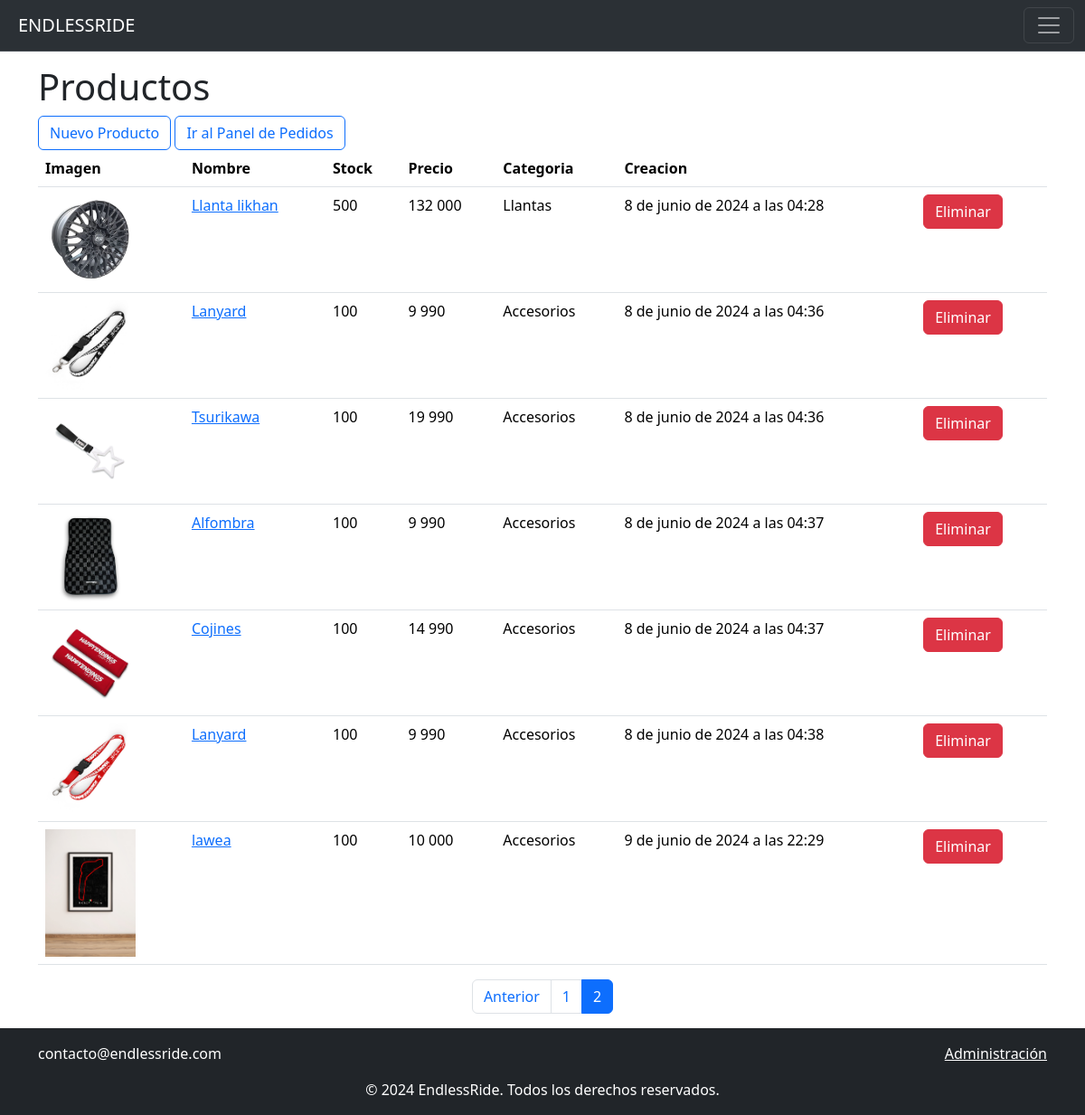
The app's page /shop/?page=2 (signed in), older data.
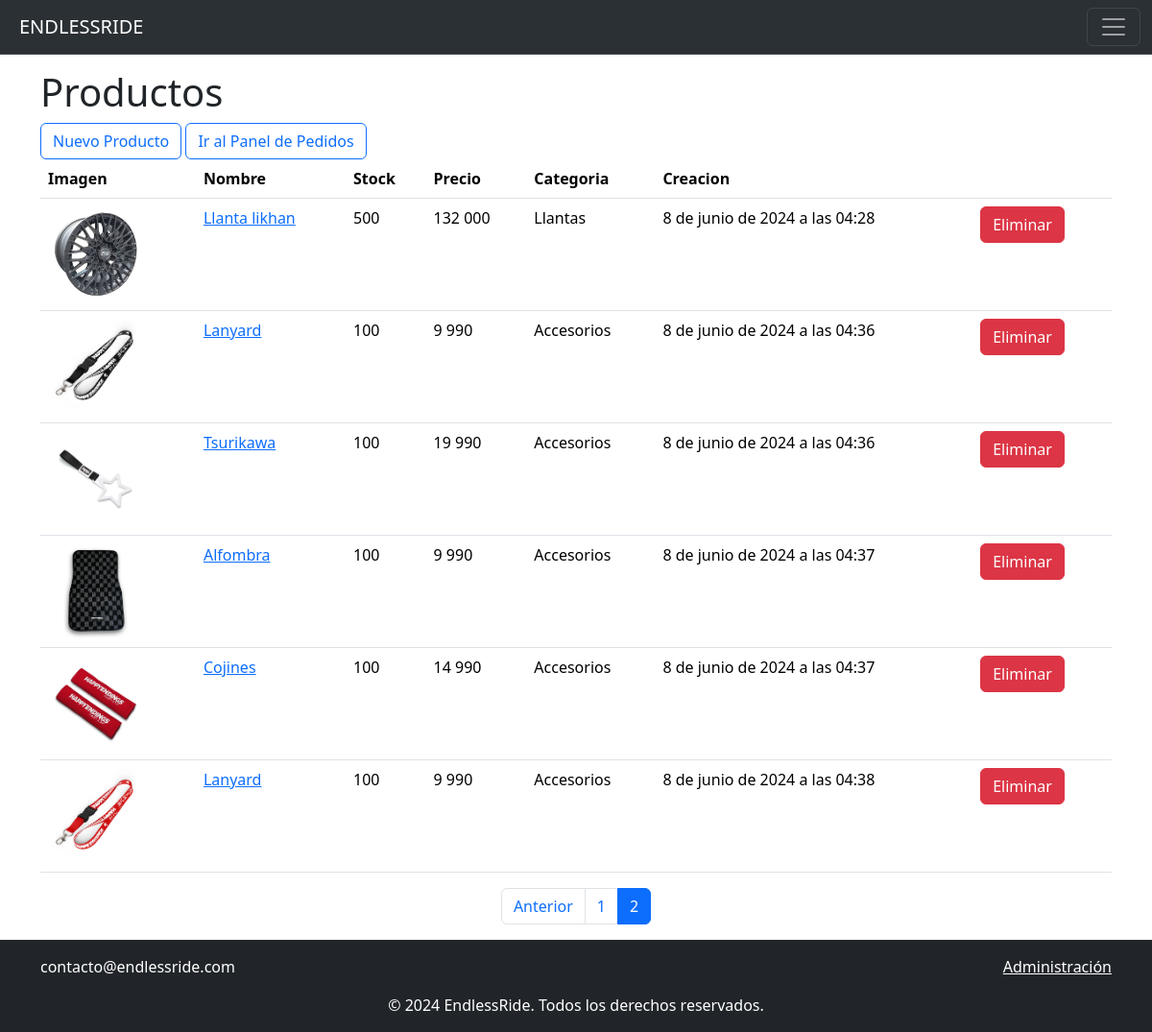
The same page, newer data.
### shop/models.py (models this page shows, shortened)
class Producto (models.Model):
    nombre = models.CharField(max_length=255)
    stock = models.IntegerField()
    precio = models.IntegerField(default=0)
    descripcion = models.TextField(null=True)
    categoria = models.ForeignKey(Categoria, on_delete= models.CASCADE)
    creado_en = models.DateTimeField(default=timezone.now)
    imagen = models.ImageField(upload_to="productos", null=True)

class Categoria(models.Model):
    nombre = models.CharField(max_length=255)
    imagen = models.ImageField(upload_to="categorias", null=True)
    def __str__(self):
        return self.nombre

### shop/views.py (the view)
# urls.py: path('', views.index, name='index'),
@permission_required('shop.view_producto')
def index (request):
    productos = Producto.objects.all()
    page = request.GET.get('page', 1)
    try:
        paginator = Paginator(productos, 10)
        productos = paginator.page(page)
    except:
        raise Http404
    data = {
        'entity': productos,
        'paginator': paginator,
    }
    return render(
        request,
        'index.html',
        context={
            'productos': productos,
            'paginator': paginator}
    )

### shop/context_processor.py (called while the page is built)
def total_carrito(request):
    total = 0.0
    if request.user.is_authenticated:
        if 'carrito' in request.session.keys():
            for key, value in request.session["carrito"].items():
                total += float(value["acumulado"])
    return {"total_carrito": total}

### shop/templates/index.html (shortened to what this page needs)
{% extends 'base.html' %}
{% block content %}
<br>
<h1 class="mt-5">Productos</h1>
<a href="{% url "shop:agregar_producto" %}"class="btn btn-outline-primary">Nuevo Producto</a>
<a href="{% url 'shop:panel_pedidos' %}" class="btn btn-outline-primary">Ir al Panel de Pedidos</a>
<table class="table">
    <thead>
        <tr>
            <th>Imagen</th>
            <th>Nombre</th>
            <th>Stock</th>
            <th>Precio</th>
            <th>Categoria</th>
            <th>Creacion</th>
            <th></th>
        </tr>
    </thead>
    <tbody>
        {% for producto in productos %}
        <tr>
            <td><img src="{{ producto.imagen.url }}" alt="{{ producto.nombre }}" style="max-width: 100px; height: auto;"></td>
            <td><a href="{% url 'shop:modificar_producto' producto.id %}">{{ producto.nombre }}</a></td>
            <td>{{ producto.stock }}</td>
            <td>{{ producto.precio }}</td>
            <td>{{ producto.categoria }}</td>
            <td>{{ producto.creado_en }}</td>
            <td><a href="#" onclick="eliminarProducto({{ producto.id }})" class=" btn btn-danger  ">Eliminar</a></td>
        </tr>
        {% endfor %}
    </tbody>
</table>
    {% include 'paginator.html' %}
{% endblock %}

### templates/base.html (shortened to what this page needs)
{% load static %}
{% load crispy_forms_tags %}
<!DOCTYPE html>
<html lang="es">
<head>
    <link href="https://cdn.jsdelivr.net/npm/bootstrap@5.3.3/dist/css/bootstrap.min.css" rel="stylesheet">
    <link rel="stylesheet" href="{% static 'css/style.css' %}">
</head>
<body>
    <div class="wrapper">
        <nav class="navbar bg-body-tertiary fixed-top bg-dark border-bottom border-body" data-bs-theme="dark">
            <div class="container-fluid">
                <a class="navbar-brand ms-2" href="{% url 'inicio' %}">ENDLESSRIDE</a>
                <button class="navbar-toggler" type="button" data-bs-toggle="offcanvas" data-bs-target="#offcanvasNavbar" aria-controls="offcanvasNavbar" aria-label="Toggle navigation">
                    <span class="navbar-toggler-icon"></span>
                </button>
            </div>
        </nav>
        <div class="container content">
            {% block content %}
            {% endblock %}
        </div>
        <footer class="footer py-3 bg-dark text-white mt-auto">
            <div class="container">
                <div class="row">
                    <div class="col-md-6">
                        <p>contacto@endlessride.com</p>
                    </div>
                    <div class="col-md-6 text-md-end">
                        <a href="{% url 'shop:index' %}" class="text-white">Administración</a>
                    </div>
                </div>
                <div class="row">
                    <div class="col-12 text-center">
                        <p class="mb-0">© 2024 EndlessRide. Todos los derechos reservados.</p>
                    </div>
                </div>
            </div>
        </footer>
    </div>
</body>
</html>

### shop/templates/paginator.html (shortened to what this page needs)
{% if paginator.num_pages > 1%}
<div class="d-flex justify-content-center">
    <ul class="pagination">
        {% if productos.has_previous %}
            <li class="page-item d-none d-sm-block"><a class="page-link" href="?page={{ productos.previous_page_number }}#pagtable">Anterior</a></li>
        {% endif %}
        {% for page in paginator.page_range %}
            {% if page < 7 or page == productos.number %}
            <li class="page-item {% if page == productos.number %}active{% endif %}">
                <a class="page-link" href="?page={{ page }}#pagtable">{{ page }}</a>
            </li>
            {% endif %}
        {% endfor %}
    </ul>
</div>
{% endif %}

### shop/static/css/style.css (style rules this page uses)
div h1 { font-size: 40px; }

### templates/base.html (style rules this page uses)
html, body { height: 100%; margin: 0; }
.wrapper { display: flex; flex-direction: column; min-height: 100vh; }
.content { flex: 1; }

Row changes from the older to the newer data that the page shows:
removed Producto: imagen (picture), nombre "lawea", stock "100", precio "10 000", categoria "Accesorios", creado_en "9 de junio de 2024 a las 22:29"
